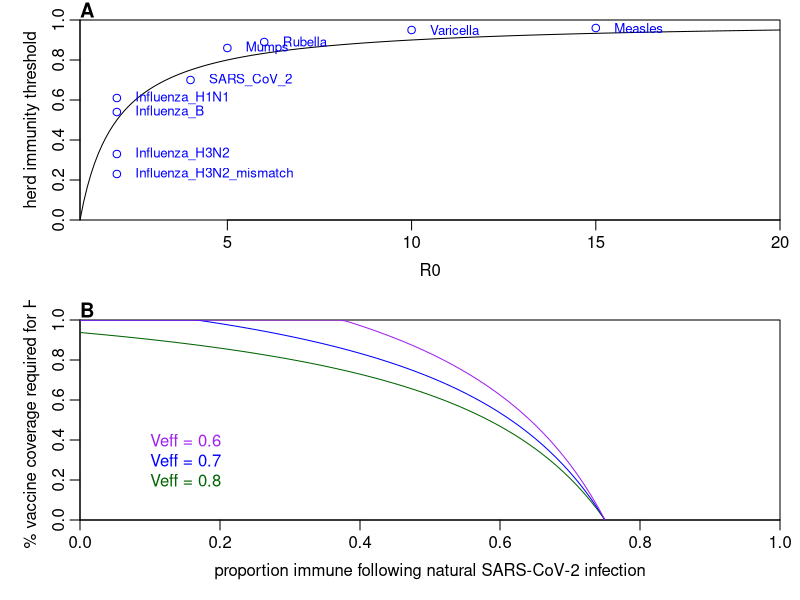

This chart was generated by the following R code:
# Vaccine analysis


# Load functions -------------------------------------------------------------------

library(tidyverse)

# setwd("~/Documents/GitHub/hit-analysis/")

# Load data
data_vacc <- read_csv("data/vaccine_data.csv")
data_vacc$effectiveness <- data_vacc$effectiveness/100



# Plots -------------------------------------------------------------------

par(mfcol=c(2,1),mar=c(4,4,1,1),mgp=c(2,0.6,0),las=0)



# Plot herd immunity curve

plot(0,0,xlim=c(1,20),ylim=c(0,1),type="l",col="blue",xlab="R0",
     ylab="herd immunity threshold",yaxs="i",xaxs="i")

rr_seq <- seq(1,20,0.1)

lines(rr_seq,1-1/rr_seq)
points(data_vacc$r0, data_vacc$effectiveness,col="blue")
text(x=data_vacc$r0+0.5,y=data_vacc$effectiveness,labels=data_vacc$Pathogen,cex=0.8,adj=0,col="blue")

title(LETTERS[1],adj=0)

# Plot proportion required for SARS-CoV-2
plot(0,0,xlim=c(0,1),ylim=c(0,1),type="l",col="blue",xlab="proportion immune following natural SARS-CoV-2 infection",
     ylab="% vaccine coverage required for HI",yaxs="i",xaxs="i")

for(ii in 1:3){
  for(jj in 1){
  
  if(ii==1){v_eff <- 0.8; col_pick <- "dark green"}
  if(ii==2){v_eff <- 0.7; col_pick <- "blue"}
  if(ii==3){v_eff <- 0.6; col_pick <- "purple"}
  
  xx <- seq(0,1,0.01)

  if(jj==1){r0 <- 4;type_p <- 1}
  if(jj==2){r0 <- 4;type_p <- 2}
  
  yy1 <- pmin(1,((1-1/r0) - xx)/((1-xx)*v_eff))
  
  lines(xx,yy1,lty=type_p,col=col_pick)
  
  if(jj==1){  text(x=0.1,y=0.1+0.1*ii,labels=paste0("Veff = ",v_eff),adj=0,col=col_pick)}

  
  }
  
}

title(LETTERS[2],adj=0)


# Output plots
dev.copy(png,paste0("outputs/herd_immunity.png"),units="cm",width=15,height=25,res=200)
dev.off()

